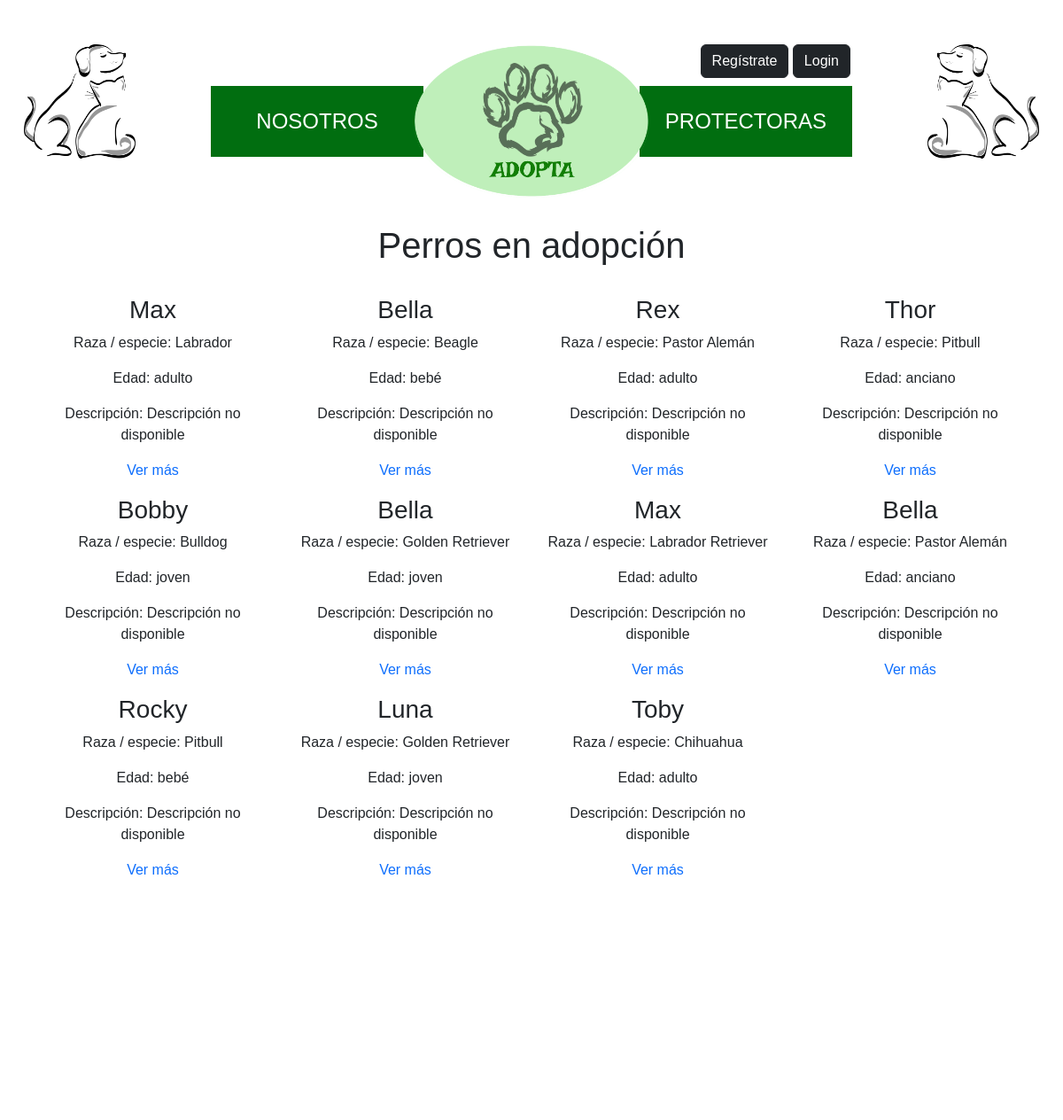
The page /public_html/router.php?action=buscarPorEspecie&especie=Perros on the database its author committed.
### tables this page shows
CREATE TABLE IF NOT EXISTS `animales` (
  `id_animal` int NOT NULL AUTO_INCREMENT,
  `id_protectora` int DEFAULT NULL,
  `id_especie` int DEFAULT NULL,
  `nombre_animal` varchar(100) NOT NULL,
  `descripcion` longtext,
  `raza` varchar(100) DEFAULT NULL,
  `tamano` enum('enano','pequeño','mediano','grande','gigante') DEFAULT NULL,
  `sexo` enum('Macho','Hembra') DEFAULT NULL,
  `edad` enum('bebé','joven','adulto','anciano') DEFAULT NULL,
  `estado_salud` enum('Bueno','Enfermedad crónica','Malo','Otros (consultar)') DEFAULT NULL,
  `foto_principal` longblob NOT NULL,
  `fotos_adicionales` longblob,
  `adoptado` tinyint(1) DEFAULT '0',
  `urgente` tinyint(1) DEFAULT '0',
  `en_acogida` tinyint(1) DEFAULT '0',
  `esterilizado` enum('Sí','Con compromiso de esterilización') DEFAULT NULL,
  `fallecido` tinyint(1) DEFAULT '0',
  PRIMARY KEY (`id_animal`),
  KEY `id_protectora` (`id_protectora`),
  KEY `id_especie` (`id_especie`)
);

### public_html/index.php (called while the page is built, shortened)
<?php
    include PROJECT_ROOT . '/templates/main.php';
?>

### src/controllers/AnimalController.php (called while the page is built, shortened)
<?php
    require_once PROJECT_ROOT . '/src/models/Animal.php';
    class AnimalController {
        public $animalmodel;
        public function __construct($conn) {
            $this->conn = $conn;
            $this->animalmodel = new Animal($this->conn);
        }
        public function buscarPorEspecie($especie) {
            return $this->animalmodel->getAnimalesPorFiltro('especie', $especie);
        }
    }
?>

### src/models/Animal.php (called while the page is built, shortened)
<?php
    class Animal {
        private $conn;
        public function __construct($db) {
            $this->conn = $db;
        }
        public function getAnimalesPorFiltro($filtro, $valor) {
            if ($filtro = "especie"){
                $query = "SELECT a.*, e.nombre_especie FROM animales a
                JOIN especies e ON a.id_especie = e.id_especie
                WHERE e.nombre_especie = :valor";
                $stmt = $this->conn->prepare($query);
                $stmt->bindParam(':valor', $valor);
                $stmt->execute();
                return $stmt->fetchAll(PDO::FETCH_ASSOC);
            }
        }
    }
?>

### src/views/resultadosPorEspeciesView.php (the view, shortened to what this page needs)
<h1><?php echo htmlspecialchars($especie); ?> en adopción</h1>
<br>
<div id="animales-list" class="container">
    <div id="animales-container" class="row">
        <?php if (empty($animales)): ?>
            <p>No se encontraron animales para esta especie.</p>
        <?php else: ?>
            <?php foreach ($animales as $animal): ?>
                <div class="col-md-3 mb-3">
                    <div class="animal">
                        <h3><?php echo htmlspecialchars($animal['nombre_animal']); ?></h3>
                        <p>Raza / especie: <?php echo htmlspecialchars($animal['raza']); ?></p>
                        <p>Edad: <?php echo htmlspecialchars($animal['edad']); ?></p>
                        <p>Descripción: <?php echo nl2br(htmlspecialchars($animal['descripcion'] ?? 'Descripción no disponible')); ?></p>
                        <a href="casoIndividual.php?id=<?php echo $animal['id_animal']; ?>">Ver más</a>
                    </div>
                </div>
            <?php endforeach; ?>
        <?php endif; ?>
    </div>
</div>

### public_html/assets/css/customStyle.css (style rules this page uses)
* { font-family: Arial, Helvetica, sans-serif; }
html, body { height: 100%; }
body { margin: 50px 0 0 0; display: flex; flex-direction: column; }
a { text-decoration: none !important; }

### rows shown on the page
animales: nombre_animal "Max", raza "Labrador", edad "adulto", descripcion "Descripción no disponible"
animales: nombre_animal "Bella", raza "Beagle", edad "bebé", descripcion "Descripción no disponible"
animales: nombre_animal "Rex", raza "Pastor Alemán", edad "adulto", descripcion "Descripción no disponible"
animales: nombre_animal "Thor", raza "Pitbull", edad "anciano", descripcion "Descripción no disponible"
animales: nombre_animal "Bobby", raza "Bulldog", edad "joven", descripcion "Descripción no disponible"
animales: nombre_animal "Bella", raza "Golden Retriever", edad "joven", descripcion "Descripción no disponible"
animales: nombre_animal "Max", raza "Labrador Retriever", edad "adulto", descripcion "Descripción no disponible"
animales: nombre_animal "Bella", raza "Pastor Alemán", edad "anciano", descripcion "Descripción no disponible"
animales: nombre_animal "Rocky", raza "Pitbull", edad "bebé", descripcion "Descripción no disponible"
animales: nombre_animal "Luna", raza "Golden Retriever", edad "joven", descripcion "Descripción no disponible"
animales: nombre_animal "Toby", raza "Chihuahua", edad "adulto", descripcion "Descripción no disponible"

### other values the page prints
$especie "Perros"
